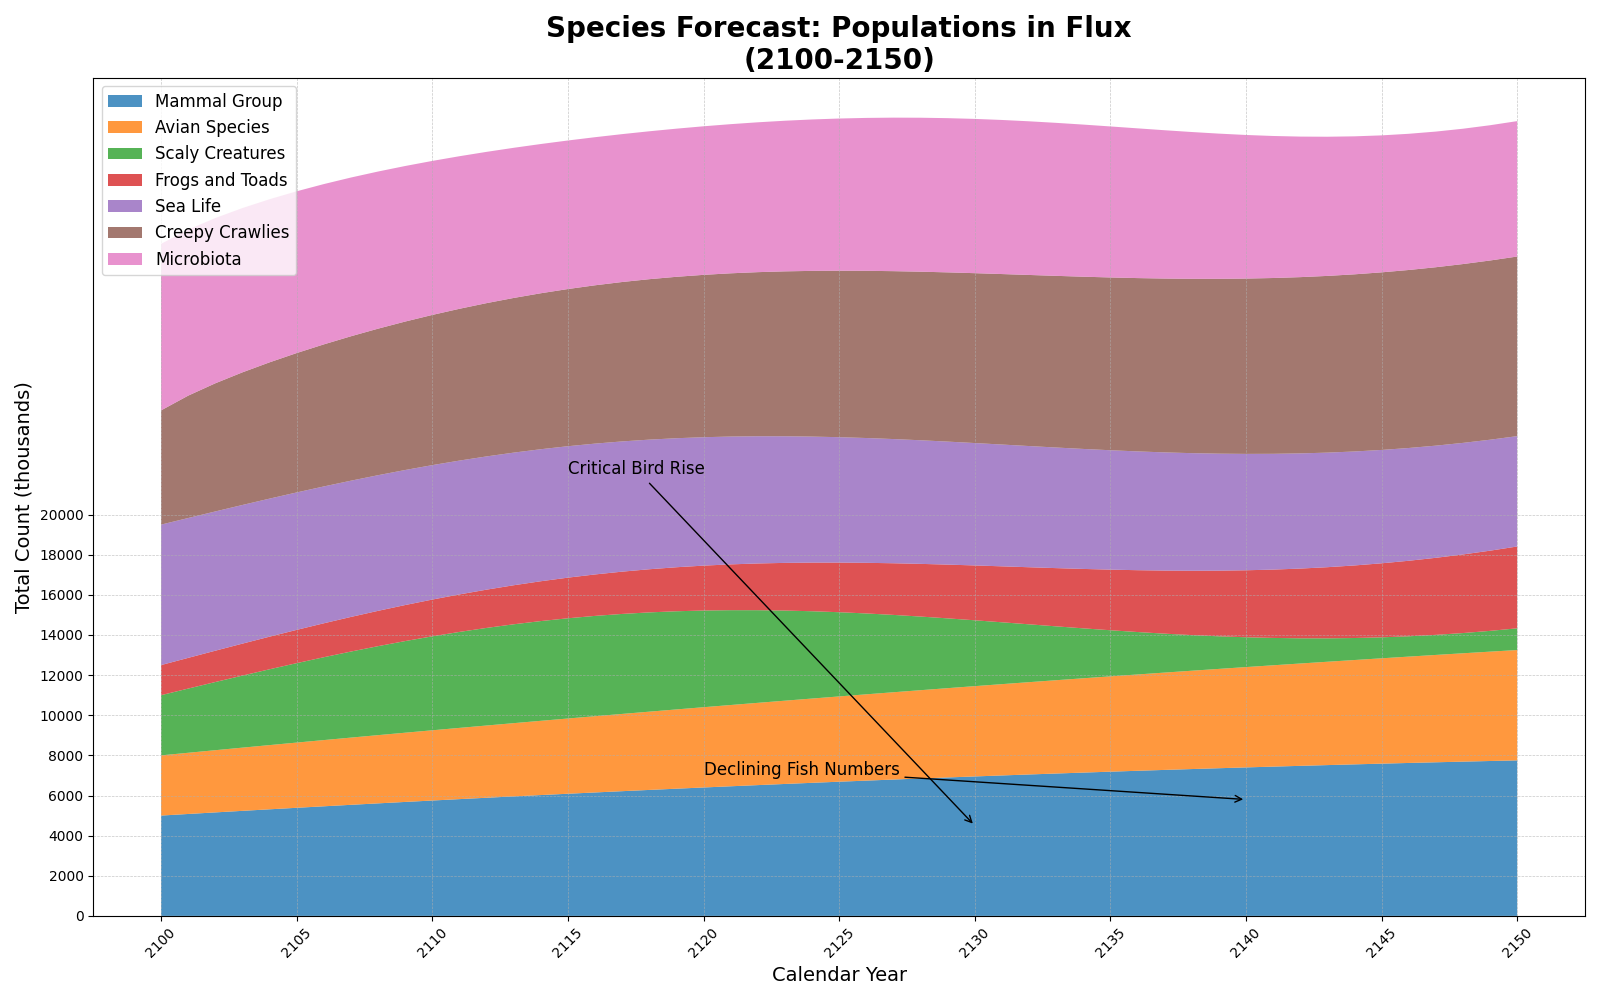

Generate this figure with Python:
import matplotlib.pyplot as plt
import numpy as np

years = np.arange(2100, 2151)

mammals_population = 5000 + 80 * (years - 2100) - 0.5 * (years - 2100)**2
birds_population = 3000 + 50 * (years - 2100)
reptiles_population = 2000 * np.sin(0.1 * (years - 2100)) + 3000
amphibians_population = 1500 * np.exp(0.02 * (years - 2100))
fish_population = 7000 - 30 * (years - 2100)
insects_population = 1000 * np.log1p(years - 2099) + 5000
plankton_population = 8000 + 300 * np.cos(0.2 * (years - 2100)) - 20 * (years - 2100)

mammals_population = np.clip(mammals_population, 0, None)
fish_population = np.clip(fish_population, 0, None)
plankton_population = np.clip(plankton_population, 0, None)

species_data = np.vstack([
    mammals_population, birds_population, reptiles_population,
    amphibians_population, fish_population, insects_population, plankton_population
])

plt.figure(figsize=(16, 10))

plt.stackplot(years, species_data, labels=[
    'Mammal Group', 'Avian Species', 'Scaly Creatures', 'Frogs and Toads', 'Sea Life', 'Creepy Crawlies', 'Microbiota'
], alpha=0.8)

plt.title("Species Forecast: Populations in Flux\n(2100-2150)", fontsize=20, fontweight='bold')
plt.xlabel("Calendar Year", fontsize=14)
plt.ylabel("Total Count (thousands)", fontsize=14)

plt.xticks(years[::5], rotation=45)
plt.yticks(np.arange(0, 21000, 2000))
plt.grid(True, linestyle='--', linewidth=0.5, alpha=0.7)

plt.legend(loc='upper left', fontsize=12, frameon=True)

plt.annotate('Critical Bird Rise', xy=(2130, birds_population[30]), xytext=(2115, 22000),
             arrowprops=dict(arrowstyle='->', color='black'), fontsize=12, color='black')
plt.annotate('Declining Fish Numbers', xy=(2140, fish_population[40]), xytext=(2120, 7000),
             arrowprops=dict(arrowstyle='->', color='black'), fontsize=12, color='black')

plt.tight_layout()
plt.show()
